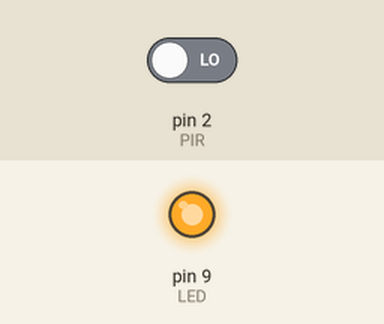
The sketch below on a simulated Arduino Uno, built with avr-gcc and run on an emulated ATmega328P. On the bench: output pins drawn as LEDs (lit = HIGH). The test bench sets the inputs (shaded band); at power-on: pin 2 (PIR) LOW.

Above: at 0.1 s.
At 10.1 s:
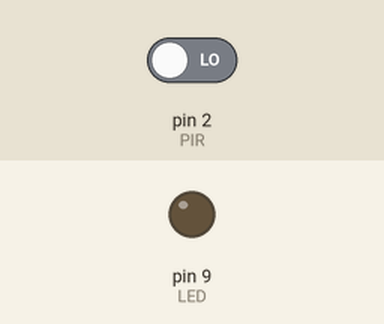
Timing chart, 0 to 11.6 s (numbered marks = the images above):
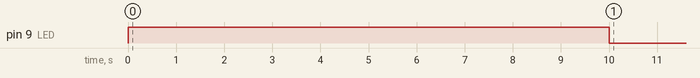

The sketch:

Projeto_027_Lampada_de_Presenca_com_PIR.ino
```cpp
// Projeto 027 - Lâmpada de Presença com PIR
// Arduino Uno | Arduino Neon Lab

const byte PIR=2, LED=9;
unsigned long ultimaDeteccao=0;
void setup(){ pinMode(PIR,INPUT); pinMode(LED,OUTPUT); }
void loop(){
  if(digitalRead(PIR)==HIGH) ultimaDeteccao=millis();
  digitalWrite(LED, millis()-ultimaDeteccao<10000UL);
  delay(100);
}
```

Measured:
- by itself, pin 9 (LED): LOW → HIGH at 0.00 s, → LOW 10.0 s later
